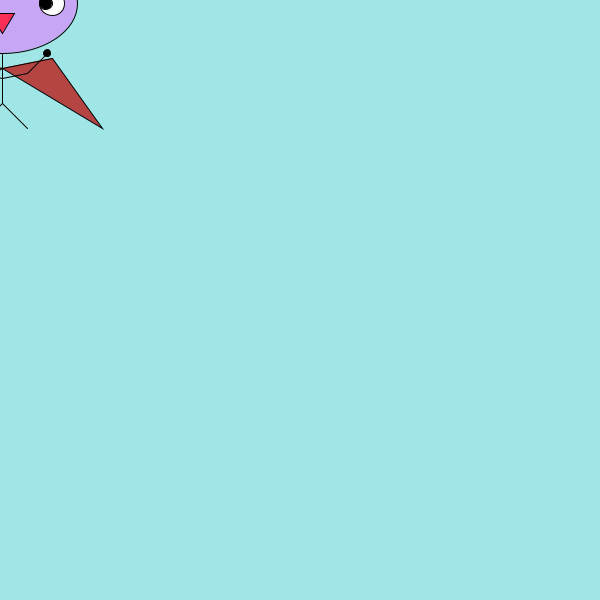
Frame 1 (no input)
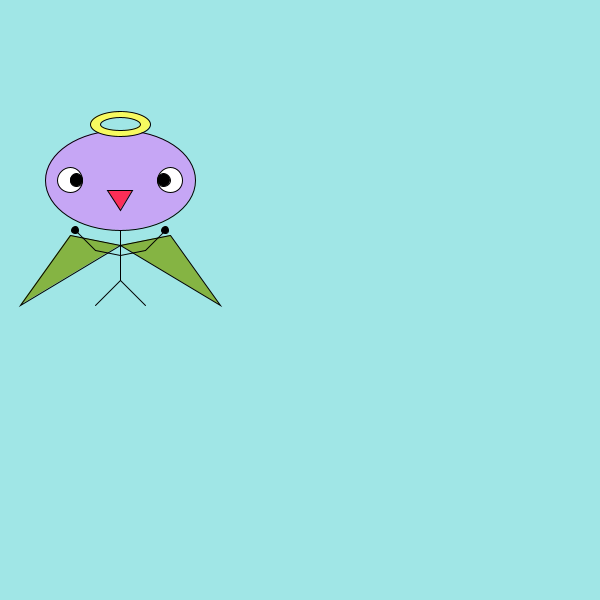
Frame 60 (the mouse pressed at the canvas centre just before this capture)
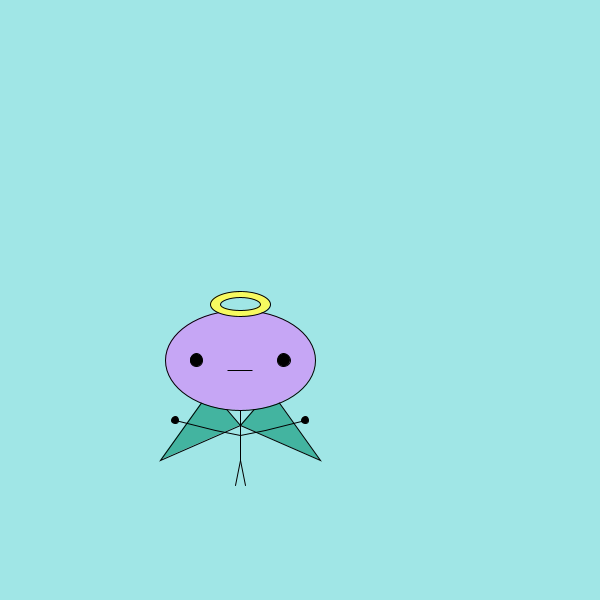
Frame 120 (the mouse held since frame 60 and released just before this capture)

The Processing sketch that drew these frames (run headless with seeded random() and noise(); from frame 60 on, the mouse is pressed at the canvas centre):

// Processing sketch: weng_chararacter_moving_limbs_2014_09_26
// ── weng_chararacter_moving_limbs_2014_09_26.pde
int x;
int y;
int wingx;
int wingy;
int mouthy;
int eyex;
int eyey;
int armx;
int army;
int legx;
int vx;
int vy;

void setup() {
  size(600,600);
  noCursor();
  vx=2;
  vy=3;
 // 200 150
}

void draw() {
  background(160,230,230);

  if(x >= width) {
    vx=-vx;
  }
  
  if(x <= 0) {
    vx=2;
  }
  
  if(y >= height) {
    vy=-vy;
  }
  
  if(y <= 0) {
    vy=3;
  }

  x=x+vx;
  y=y+vy;
  
//wings
  colorMode(HSB);
  fill(frameCount%255, 160,180);
  triangle(x,y+65,x+50+wingx,y+55+wingy,x+100+wingx,y+125+wingy);
  triangle(x,y+65,x-50-wingx,y+55+wingy,x-100-wingx,y+125+wingy);
  
  wingx=0;
  wingy=0;
  
  if(mousePressed == true) {
    wingx=-20;
    wingy=-25;
  }
  
//head
  colorMode(RGB);
  fill(198,166,245);
  ellipse(x,y,150,100);

//eyes
  fill(255,255,255);
  ellipse(x-50,y,eyex+25,eyey+25);
  ellipse(x+50,y,eyex+25,eyey+25);

  fill(0,0,0);
  ellipse(x-43.75,y,12.5,12.5);
  ellipse(x+43.75,y,12.5,12.5);
  
  eyex=0;
  eyey=0;
  
  if(mousePressed == true) {
    eyex=-25;
    eyey=-25;
  }

//mouth
  fill(252,46,87);
  triangle(x-12.5,y+10,x+12.5,y+10,x,y+30+mouthy);
  
  mouthy=0;
  
  if(mousePressed == true) {
    mouthy=-20;
  }

//body
  line(x,y+50,x,y+100);

//legs
  line(x,y+100,x-25+legx,y+125);
  line(x,y+100,x+25-legx,y+125);
  
  legx=0;
  
  if(mousePressed == true) {
    legx=30;
  }

//arms
  line(x,y+75,x+25,y+70);
  line(x+25,y+70,x+45+armx,y+50+army);
  fill(0,0,0);
  ellipse(x+45+armx,y+50+army,7,7);

  line(x,y+75,x-25,y+70);
  line(x-25,y+70,x-45-armx,y+50+army);
  fill(0,0,0);
  ellipse(x-45-armx,y+50+army,7,7);
  
  armx=0;
  army=0;
  
  if(mousePressed == true) {
    armx=20;
    army=10;
  }

//halo
  fill(247,250,96);
  ellipse(x,y-56,60,25);
  fill(160,230,230);
  ellipse(x,y-56,40,12.5);
}
